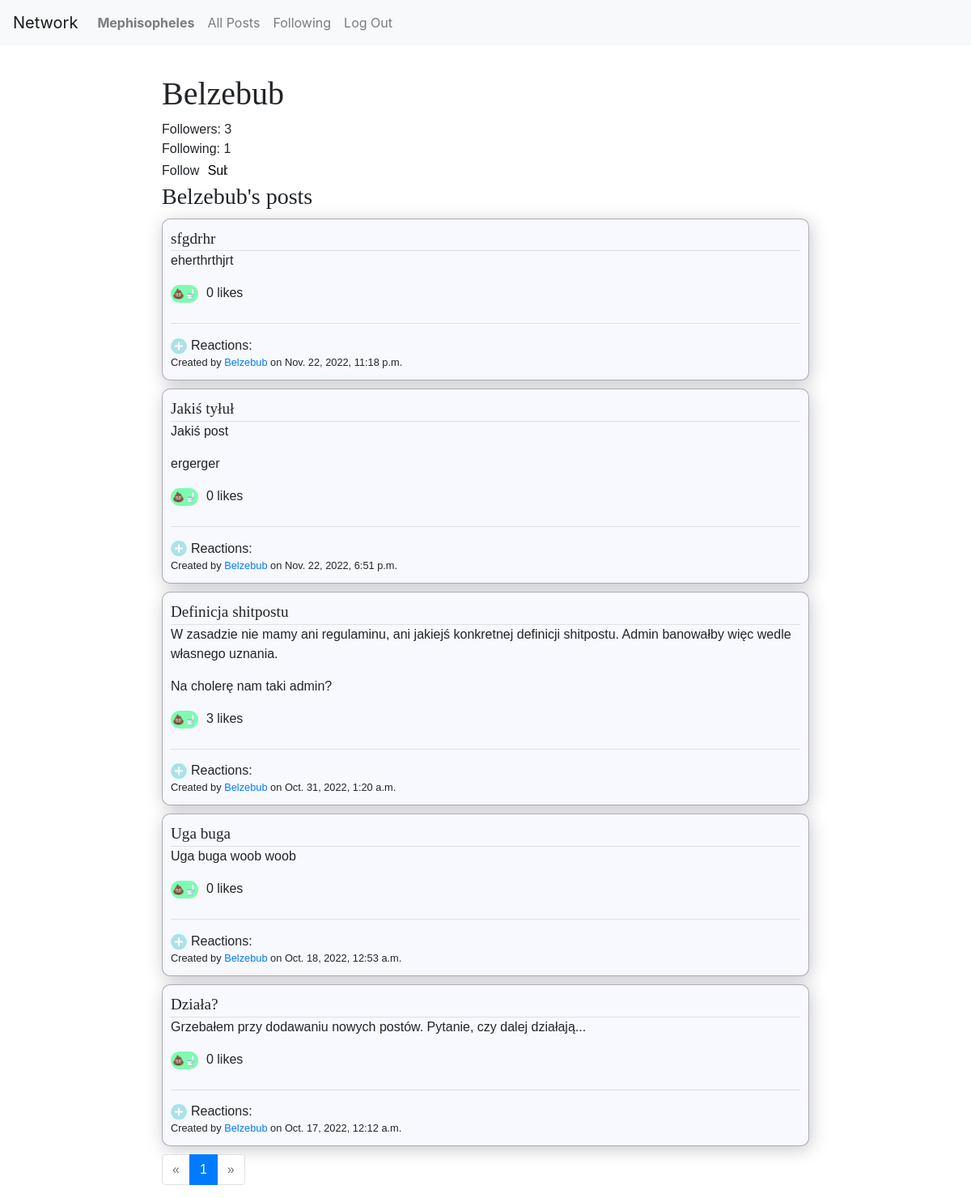
The page /profile/4 (signed in) on the database its author committed.
### network/models.py (models this page shows, shortened)
class User(AbstractUser):
    shadowbanned = models.BooleanField(default=False)
    def __str__(self):
        return f"{self.username}"

class Post(models.Model):
    author    = models.ForeignKey     (User, on_delete=models.CASCADE, related_name='posts')
    body      = models.CharField      (max_length=4096)
    likes     = models.ManyToManyField(User,          blank=True,      related_name='likes')
    timestamp = models.DateTimeField  (auto_now_add=True)
    title     = models.CharField      (max_length=64, blank=True)
    def total_likes(self):
        return self.likes.all().count()
    def get_reactions(self, user=None):
        reactions = {}
        for reaction_obj in self.reactions.all():
            category = reaction_obj.category.reaction
            if category in reactions.keys():
                reactions[category]['count'] += 1
            else:
                reactions[category]          = {}
                reactions[category]['emoji'] = reaction_obj.category.emoji
                reactions[category]['count'] = 1
        if user:
            user_reaction = self.reactions.filter(user=user)
            if len(user_reaction) == 1:
                key = str(user_reaction[0].category.reaction)
                reactions[key]['your_reaction'] = True
        return reactions

### network/views.py (the view)
# urls.py: path("profile/"    "<int:profile_id>", views.profile,       name="profile"),
def profile(request, profile_id):
    profile = User.objects.get(pk=profile_id)
    content = paginate( filter_shadowbans(request,
                            Post.objects.filter(author=profile_id).order_by('-timestamp')),
                        request.GET.get('page'),
                        user=logged_in_user(request))
    return render(request, "network/profile.html", {
        'paginator'    : content['paginator'],
        'page_obj'     : content['page_obj'],
        "new_post_form": NewPostForm,
        'profile'      : profile,
        'followers'    : Follower.objects.filter(followed=profile).count(),
        'following'    : Follower.objects.filter(following=profile).count(),
        'follow_method': "Unfollow" if is_following(request.user, profile) else "Follow"
    })

### network/util.py (called while the page is built)
def is_following(follower, followed):
    if len(Follower.objects.filter(following=follower, followed=followed)) > 0:
        return True
    return False

def paginate(content, page_number, paginate_by=10, user=None):
    paginator = Paginator(content, paginate_by)
    page_obj  = paginator.get_page(page_number)
    print(f"Logged in user is {user}")
    for page_item in page_obj:
        if hasattr(page_item, 'get_reactions'):
            page_item.reactions_data = page_item.get_reactions(user)
    return {
        "paginator": paginator,
        "page_obj" : page_obj
    }

def logged_in_user(request):
    return request.user if request.user.is_authenticated else None

def filter_shadowbans(request, posts):
    if request.user.is_superuser:
        return posts
    return posts.filter(Q(author__shadowbanned=False) | Q(author=request.user.id))

### network/templates/network/profile.html (shortened to what this page needs)
{% extends "network/layout.html" %}
{% load static %}
{% block body %}
    <div class="content-wrapper">
        <h1 id="profile-header">{{ profile.username|title }}</h1>
        <div id="followers-wrapper">
            Followers: <span id="followers-counter">{{ followers }}</span>
        </div>
        <div id="following-wrapper">
            Following: <span id="following-counter">{{ following }}</span>
        </div>
        {% if user.is_authenticated and not user.id == profile.id %}
            {% include './follow.html' %}
        {% endif %}
        <h3 id="profile-posts-header">{{ profile.username|title }}'s posts</h3>
        <div class="posts-view">
            {% for post in page_obj %}
                {% include "./post.html" %}
            {% empty %}
                {{ profile.username|title }} has not created any posts yet.
            {% endfor %}
            <div id="pagination-wrapper">
                {% include './pagination.html' %}
            </div>
        </div>
    </div>
{% endblock %}

### network/templates/network/layout.html (shortened to what this page needs)
{% load static %}
<!DOCTYPE html>
<html lang="en">
    <head>
        <link rel="stylesheet"    href="{% static 'network/styles.css' %}">
        <link rel="stylesheet"    href="https://stackpath.bootstrapcdn.com/bootstrap/4.4.1/css/bootstrap.min.css">
    </head>
    <body>
        <nav class="navbar navbar-expand-lg navbar-light bg-light">
            <a class="navbar-brand" href="{% url 'index' %}">Network</a>
            <div>
              <ul class="navbar-nav mr-auto">
                {% if user.is_authenticated %}
                    <li class="nav-item">
                        <a class="nav-link" href="{% url 'profile' user.id %}">
                            <strong>{{ user.username }}</strong>
                        </a>
                    </li>
                {% endif %}
                <li class="nav-item">
                  <a class="nav-link" href="{% url 'index' %}">All Posts</a>
                </li>
                {% if user.is_authenticated %}
                    <li class="nav-item">
                        <a class="nav-link" href="{% url 'following' %}">Following</a>
                    </li>
                    <li class="nav-item">
                        <a class="nav-link" href="{% url 'logout' %}">Log Out</a>
                    </li>
                {% endif %}
              </ul>
            </div>
          </nav>
        <div class="body">
            {% block body %}
            {% endblock %}
        </div>
    </body>
</html>

### network/templates/network/post.html (shortened to what this page needs)
<div {% if post.author.shadowbanned and request.user.is_superuser %}
        class="post post-shadowbanned"
    {% else %}
        class="post"
    {% endif %}
    id="post-{{ post.id }}" data-postid="{{ post.id }}">
    <div class="post-title">
        {% if post.title %}
            <span class="has-title">{{ post.title }}</span>
        {% else %}
            <span class="no-title">No title</span>
        {% endif %}
    </div>
    <div class="post-body">{{ post.body|linebreaks }}</div>
    <div class="post-likes">
        {% if user.is_authenticated and not user == post.author %}
            <form class="like-form" action="{% url 'like-post' post.id %}" method="POST">
                <input type="submit" class="like-button" value="&#128169&#128701">
            </form>
        {% endif %}
        <span class="likes-counter">
            {{ post.total_likes }}
            like{% if post.total_likes != 1 %}s{% endif %}
        </span>
    </div>
    <div class="post-reactions-wrapper">
        <div class="post-reactions-container">
            <div class="post-reactions-interface">
                {% if user.is_authenticated and not user == post.author %}
                <div class="add-stuff-button reaction-btn" title="React to the post" data-postid="{{ post.id }}">
                    <svg id="reaction-interface-opener" width="20" height="20"
                        {% include './add_stuff_svg_guts.html' %}
                    </svg>
                </div>
                {% endif %}
                <div class="reactions-announcer"> Reactions:</div>
            </div>
        </div>
    </div>
    <div class="post-credentials">
        Created by
        <span class='author'>
            <a href="{% url 'profile' post.author.id %}">{{ post.author.username }}</a>
        </span>
        on {{ post.timestamp }}
    </div>
</div>

### network/static/network/styles.css (style rules this page uses)
* { -webkit-box-sizing: border-box; box-sizing: border-box; }
.body { display: -webkit-box; display: -ms-flexbox; display: flex; -webkit-box-orient: horizontal; -webkit-box-direction: normal; -ms-flex-direction: row; flex-direction: row; font-size: 16px; font-family: Helvetica, sans-serif; margin-top: 3%; }
h1, h2, h3, h4, h5, h6 { font-family: "Times new roman", serif; }
svg { pointer-events: none; }
.content-wrapper { position: relative; margin: auto; margin-left: 0; -webkit-box-ordinal-group: 2; -ms-flex-order: 1; order: 1; }
.post { position: relative; display: block; border: 1px solid rgba(0, 0, 0, 0.3); border-radius: 10px; margin: 10px 0px; padding: 10px; overflow-wrap: break-word; background-color: ghostwhite; -webkit-box-shadow: 2px 4px 21.37px #04022137; box-shadow: 2px 4px 21.37px #04022137; }
@media screen and (min-width: 1101px) { .post { width: 800px; } }
.post-title { max-width: 100%; border-bottom: 1px solid rgba(0, 0, 0, 0.1); font-family: "Times new roman", serif; font-size: 1.2em; }
.post-credentials { display: inline-block; }
.like-button { border: none; border-radius: 30px; background-color: #00ff627f; padding: 2px; font-size: 12px; }
.has-title { font-weight: 420.69; }
.post-likes { display: -webkit-box; display: -ms-flexbox; display: flex; }
input.like-button { margin-right: 10px; }
.post-reactions-wrapper { max-width: 100%; margin-top: 25px; padding-top: 10px; border-top: 1px solid rgba(0, 0, 0, 0.1); }
.post-reactions-container { vertical-align: middle; display: -webkit-inline-box; display: -ms-inline-flexbox; display: inline-flex; }
.post-reactions-interface { display: -webkit-inline-box; display: -ms-inline-flexbox; display: inline-flex; -webkit-transform: translateY(18%); transform: translateY(18%); }
.reaction-btn { position: relative; -webkit-transform: translateY(-3%); transform: translateY(-3%); }
.reactions-announcer { margin-left: 5px; height: -webkit-fit-content; height: -moz-fit-content; height: fit-content; }
.post-credentials { font-size: 0.8em; }
input, textarea { background-color: #009bff08; }
input { border-radius: 5px; }

### rows shown on the page
User: username "Mephisopheles"
User: username "Belzebub"
Post: title "sfgdrhr", body "eherthrthjrt", total_likes "0", author.username "Belzebub", timestamp "Nov. 22, 2022, 11:18 p.m."
Post: title "Jakiś tyłuł", body "Jakiś post ergerger", total_likes "0", author.username "Belzebub", timestamp "Nov. 22, 2022, 6:51 p.m."
Post: title "Definicja shitpostu", body "W zasadzie nie mamy ani regulaminu, ani jakiejś konkretnej definicji shitpostu. Admin banowałby więc wedle własnego uznania. Na cholerę nam taki admin?", total_likes "3", author.username "Belzebub", timestamp "Oct. 31, 2022, 1:20 a.m."
Post: title "Uga buga", body "Uga buga woob woob", total_likes "0", author.username "Belzebub", timestamp "Oct. 18, 2022, 12:53 a.m."
Post: title "Działa?", body "Grzebałem przy dodawaniu nowych postów. Pytanie, czy dalej działają...", total_likes "0", author.username "Belzebub", timestamp "Oct. 17, 2022, 12:12 a.m."

### other values the page prints
{{ followers }} "3"
{{ following }} "1"
{{ follow_method }} "Follow"
{{ page_obj.number }} "1"
